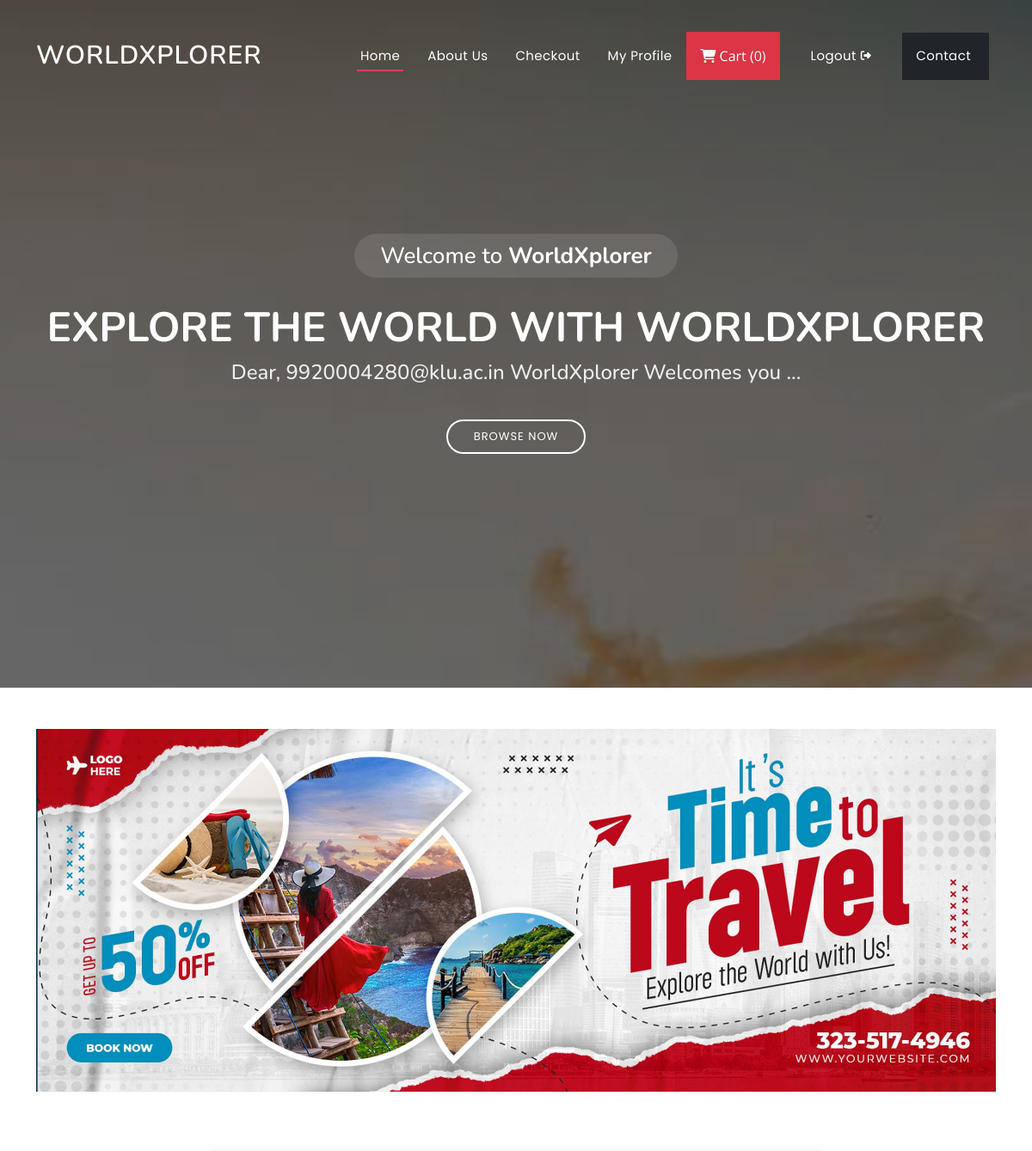
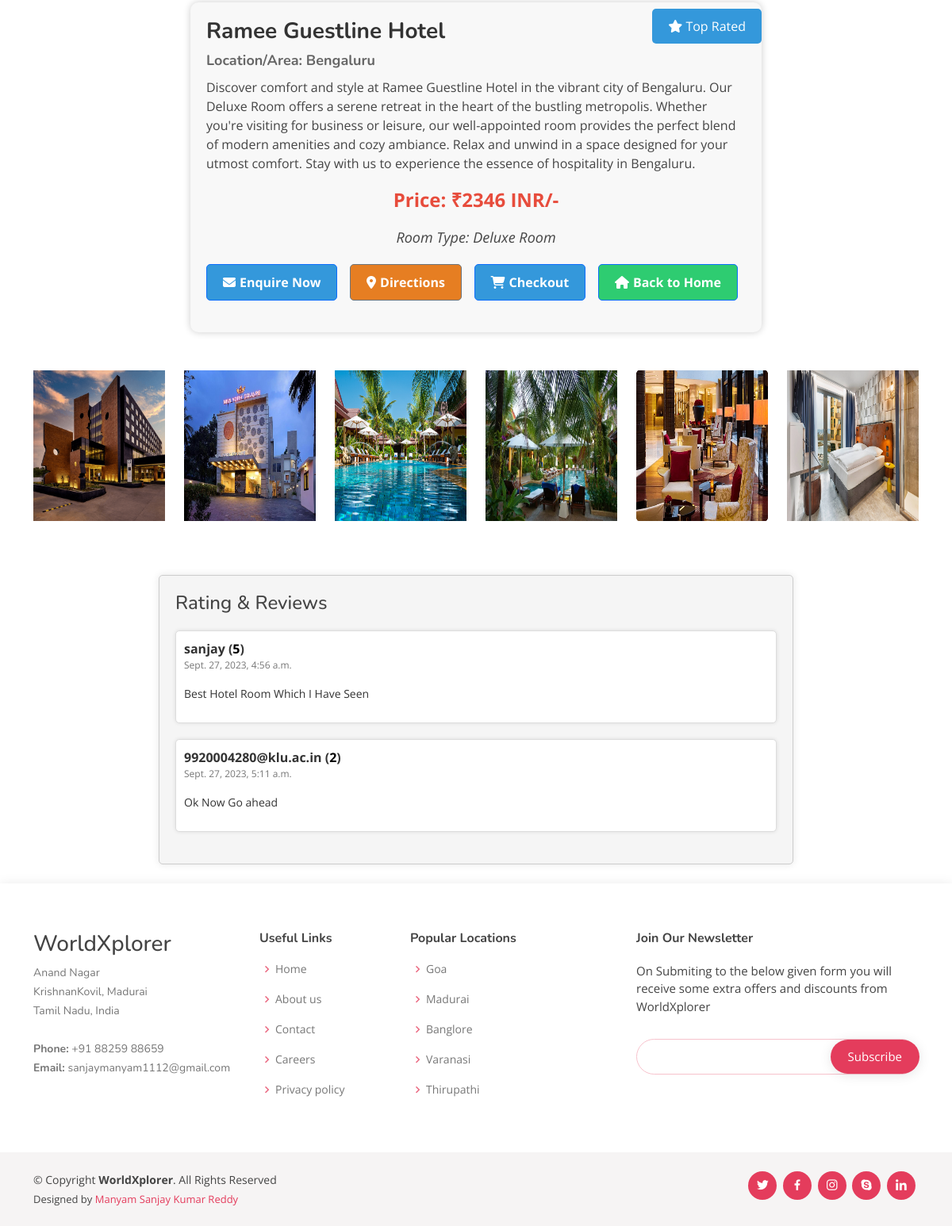
/room/4/ (signed in), run on the app's committed database (2 pictures, top to bottom).
### ecommerceapp/models.py (models this page shows, shortened)
class RoomType(models.Model):
    room_id = models.AutoField
    room_name = models.CharField(max_length=100)
    category = models.CharField(max_length=100, default="")
    subcategory = models.CharField(max_length=50, default="")
    price = models.IntegerField(default=0)
    desc = models.CharField(max_length=1000)
    image = models.ImageField(upload_to='images/images', default="")
    image1 = models.ImageField(upload_to='images/additional-images', default="")
    image2 = models.ImageField(upload_to='images/additional-images', default="")
    image3 = models.ImageField(upload_to='images/additional-images', default="")
    image4 = models.ImageField(upload_to='images/additional-images', default="")
    image5 = models.ImageField(upload_to='images/additional-images', default="")
    image6 = models.ImageField(upload_to='images/additional-images', default="")

class Rating(models.Model):
    room = models.ForeignKey(RoomType, on_delete=models.CASCADE)
    user = models.ForeignKey(User, on_delete=models.CASCADE)
    rating = models.IntegerField()
    comment = models.TextField(max_length=500)
    created_at = models.DateTimeField(auto_now_add=True)

### ecommerceapp/views.py (the view)
# urls.py: path('room/<int:room_id>/', views.room_detail, name='room_detail'),
@login_required
def room_detail(request, room_id):
    room = get_object_or_404(RoomType, id=room_id)
    user_rating = Rating.objects.filter(room=room, user=request.user).first()
    if request.method == 'POST':
        form = RatingForm(request.POST)
        if form.is_valid():
            rating = form.cleaned_data['rating']
            comment = form.cleaned_data['comment']
            if user_rating:
                user_rating.rating = rating
                user_rating.comment = comment
            else:
                user_rating = Rating.objects.create(
                    room=room,
                    user=request.user,
                    rating=rating,
                    comment=comment,
                )
            user_rating.save()
            return redirect('/')
    else:
        form = RatingForm()
    ratings = Rating.objects.filter(room=room).exclude(user=request.user)
    average_rating = Rating.objects.filter(room=room).aggregate(Avg('rating'))['rating__avg'] or 0
    if request.method == 'POST' and 'delete_rating' in request.POST:
        if user_rating:
            user_rating.delete()
            return redirect('room_detail', room_id=room_id)
    return render(request, 'room_detail.html', {'room': room, 'ratings': ratings, 'user_rating': user_rating, 'form': form, 'average_rating': average_rating})

### ecommerceapp/forms.py
class RatingForm(forms.Form):
    RATING_CHOICES = [(i, str(i)) for i in range(1, 6)]  # Dropdown choices from 1 to 5
    rating = forms.ChoiceField(choices=RATING_CHOICES, label='Rating', widget=forms.Select(attrs={'class': 'form-select'}))
    comment = forms.CharField(widget=forms.Textarea(attrs={'class': 'form-control', 'rows': 3}), required=False)

### templates/room_detail.html (shortened to what this page needs)
{% extends 'base.html' %}
{% block content %}
<section id="hero">
  <div class="hero-container">
    <h3>Welcome to <strong>WorldXplorer</strong></h3>
    <h1>Explore the world with WorldXplorer</h1>
    <h2>Dear, {{ user.username }} WorldXplorer Welcomes you ...</h2>
    <a href="" class="btn-get-started scrollto">Browse Now</a>
  </div>
</section>
{% endblock content %}
{% load static %}
{% block body %}
<div class="container mt-5">
    <div class="row">
        <div class="col-md-12">
            <div class="banner-image">
                <img src="{% static 'assets/img/banner.jpg' %}" alt="Room Image" class="img-fluid">
            </div>
        </div>
    </div>
     <br>
     <div class="container mt-5  ">
        <div class="row">
            <div class="col-md-8 offset-md-2">
                <div class="hotel-details">
                    <button id="openModalBtn" class="btn btn-primary position-absolute top-0 end-0 mr-2 mt-2 ">
                        <i class="fas fa-star"></i> Top Rated
                    </button>
                    <h2 class="hotel-name">{{ room.room_name }}</h2>
                    <h4 class="location">Location/Area: {{ room.category }}</h4>
                    <p class="description">{{ room.desc }}</p>
                    <div class="text-center">
                        <p class="price">Price: ₹{{ room.price }} INR/-</p>
                        <p class="room-type">Room Type: <span class="italic">{{ room.subcategory }}</span></p>
                    </div>
                    <div class="actions">
                        <div class="action-btns">
                            <a href="#" class="btn btn-primary enquire-btn">
                                <i class="fas fa-envelope"></i> Enquire Now
                            </a>
                            <a href="{{ room.directions_link }}" class="btn btn-secondary directions-btn">
                                <i class="fas fa-map-marker-alt"></i> Directions
                            </a>
                            <a href="/checkout" class="btn btn-primary checkout-btn">
                                <i class="fas fa-shopping-cart"></i> Checkout
                            </a>
                            <a href="/" class="btn btn-primary home-btn">
                                <i class="fas fa-home"></i> Back to Home
                            </a>
                        </div>
                    </div>
                </div>
            </div>
        </div>
    </div>
</div>
<div class="container mt-5">
    <div class="row">
        <div class="col-md-2">
            <div class="room-image">
                <img src="/media/{{ room.image1 }}" alt="Room Image 1" class="img-fluid">
            </div>
        </div>
        <div class="col-md-2">
            <div class="room-image">
                <img src="/media/{{ room.image2 }}" alt="Room Image 2" class="img-fluid">
            </div>
        </div>
        <div class="col-md-2">
            <div class="room-image">
                <img src="/media/{{ room.image3 }}" alt="Room Image 3" class="img-fluid">
            </div>
        </div>
        <div class="col-md-2">
            <div class="room-image">
                <img src="/media/{{ room.image4 }}" alt="Room Image 4" class="img-fluid">
            </div>
        </div>
        <div class="col-md-2">
            <div class="room-image">
                <img src="/media/{{ room.image5 }}" alt="Room Image 5" class="img-fluid">
            </div>
        </div>
        <div class="col-md-2">
            <div class="room-image">
                <img src="/media/{{ room.image6 }}" alt="Room Image 6" class="img-fluid">
            </div>
        </div>
    </div>
    <div class="container mt-5" style="max-width: 800px; margin: 0 auto; padding: 20px; background-color: #f5f5f5; border: 1px solid #ccc; box-shadow: 0px 0px 10px rgba(0, 0, 0, 0.1); border-radius: 5px;">
        <h3 style="font-size: 24px; margin-bottom: 20px;">Rating & Reviews</h3>
        <ul class="ratings-list" style="list-style: none; padding: 0;">
            {% for rating in ratings %}
            <li class="rating-item" style="margin-bottom: 20px; padding: 10px; background-color: #fff; border: 1px solid #ddd; border-radius: 5px; box-shadow: 0px 0px 5px rgba(0, 0, 0, 0.1);">
                <div class="user-rating">
                    <span class="username" style="font-weight: bold; font-size: 16px; color: #333;">{{ rating.user.username }} (<span style="font-weight: bold; font-size: 16px; color: black;">{{ rating.rating }}</span>)</span>
                    <p class="rating-date" style="font-size: 12px; color: #777;">{{ rating.created_at }}</p>
                </div>
                <p class="user-comment" style="margin-top: 10px; font-size: 14px; color: #333;">{{ rating.comment }}</p>
            </li>
            {% endfor %}
        </ul>
        {% if user.is_authenticated %}
        <div class="user-rating" style="margin-bottom: 20px; padding: 10px; background-color: #fff; border: 1px solid #ddd; border-radius: 5px; box-shadow: 0px 0px 5px rgba(0, 0, 0, 0.1);">
            {% if user_rating %}
            <span class="username" style="font-weight: bold; font-size: 16px; color: #333;">{{ user.username }} (<span style="font-weight: bold; font-size: 16px; color: black;">{{ user_rating.rating }}</span>)</span>
            <p class="rating-date" style="font-size: 12px; color: #777;">{{ user_rating.created_at }}</p>
            <p class="user-comment" style="margin-top: 10px; font-size: 14px; color: #333;">{{ user_rating.comment }}</p>
            {% else %}
            <form method="post">
                {% csrf_token %}
                {{ form.as_p }}
                <button type="submit" class="btn btn-primary" style="background-color: #007bff; color: #fff; border: none; padding: 10px 20px; font-size: 16px; border-radius: 5px; cursor: pointer;">Submit Rating</button>
            </form>
            {% endif %}
        </div>
        {% else %}
        <p style="font-size: 14px; color: #ff0000; margin-top: 10px;">You must be logged in to rate this room.</p>
        {% endif %}
    </div>
    <br>
</div>
{% endblock body %}

### templates/base.html (shortened to what this page needs)
{% load static %}
<!DOCTYPE html>
<html lang="en">
<head>
  <link href="{% static '/assets/vendor/bootstrap/css/bootstrap.min.css' %}" rel="stylesheet">
  <link href="{% static '/assets/vendor/bootstrap-icons/bootstrap-icons.css' %}" rel="stylesheet">
  <link href="{% static '/assets/vendor/boxicons/css/boxicons.min.css' %}" rel="stylesheet">
  <link href="{% static '/assets/vendor/glightbox/css/glightbox.min.css' %}" rel="stylesheet">
  <link href="{% static '/assets/vendor/remixicon/remixicon.css' %}" rel="stylesheet">
  <link href="{% static '/assets/vendor/swiper/swiper-bundle.min.css' %}" rel="stylesheet">
  <link rel="stylesheet" href="https://cdnjs.cloudflare.com/ajax/libs/font-awesome/6.2.1/css/all.min.css" />
  <link href="{% static '/assets/css/style.css' %}" rel="stylesheet">
</head>
<body>
  <header id="header" class="fixed-top ">
    <div class="container d-flex align-items-center justify-content-between">
      <h1 class="logo"><a href="/">WorldXplorer</a></h1>
      <nav id="navbar" class="navbar">
        <ul>
          <li><a class="nav-link scrollto active" href="/">Home</a></li>
          <li><a class="nav-link scrollto" href="/about">About Us</a></li>
          <li><a class="nav-link scrollto" href="/checkout">Checkout</a></li>
          <li><a class="nav-link scrollto" href="/auth/profile/">My Profile </a></li>
          <button type="button" class="nav-link scrollto bg-danger p-3 m-2 text-white" id="popcart" data-container="body" data-toggle="popover" data-placement="bottom" data-html="true" ><i class="fa-solid fa-cart-shopping"></i>  Cart (<span id="cart">0</span>)
          </button>
          {% if request.user.is_authenticated %}
          <li><a  class="nav-link scrollto" href="/auth/logout/">Logout
          </a></li>
          {% endif %}
          <li><a class="nav-link scrollto bg-dark p-3 m-2" href="/contact">Contact </a></li>
        </ul>
      </nav>
    </div>
  </header>
  <section id="hero">
    <div class="hero-container">
      {% block content %}
      {% endblock content %}
    </div>
  </section>
  <main id="main">
    {% block body %}
    {% endblock body %}
  </main>
  <footer id="footer">
    <div class="footer-top">
      <div class="container">
        <div class="row">
          <div class="col-lg-3 col-md-6 footer-contact">
            <h3>WorldXplorer</h3>
            <p>
              Anand Nagar<br>
              KrishnanKovil, Madurai<br>
              Tamil Nadu, India<br> <br>
              <strong>Phone:</strong> +91 88259 88659<br>
              <strong>Email:</strong> sanjaymanyam1112@gmail.com<br>
            </p>
          </div>
          <div class="col-lg-2 col-md-6 footer-links">
            <h4>Useful Links</h4>
            <ul>
              <li><i class="bx bx-chevron-right"></i> <a href="/">Home</a></li>
              <li><i class="bx bx-chevron-right"></i> <a href="/about">About us</a></li>
              <li><i class="bx bx-chevron-right"></i> <a href="/contact">Contact</a></li>
              <li><i class="bx bx-chevron-right"></i> <a href="https://totelligence.in/careers">Careers</a></li>
              <li><i class="bx bx-chevron-right"></i> <a href="https://totelligence.in/pricacy">Privacy policy</a></li>
            </ul>
          </div>
          <div class="col-lg-3 col-md-6 footer-links">
            <h4>Popular Locations</h4>
            <ul>
              <li><i class="bx bx-chevron-right"></i> <a href="#">Goa</a></li>
              <li><i class="bx bx-chevron-right"></i> <a href="#">Madurai</a></li>
              <li><i class="bx bx-chevron-right"></i> <a href="#">Banglore</a></li>
              <li><i class="bx bx-chevron-right"></i> <a href="#">Varanasi</a></li>
              <li><i class="bx bx-chevron-right"></i> <a href="#">Thirupathi</a></li>
            </ul>
          </div>
          <div class="col-lg-4 col-md-6 footer-newsletter">
            <h4>Join Our Newsletter</h4>
            <p>On Submiting to the below given form you will receive some extra offers and discounts from WorldXplorer</p>
            <form action="" method="post">
              <input type="email" name="email"><input type="submit" value="Subscribe">
            </form>
          </div>
        </div>
      </div>
    </div>
    <div class="container d-md-flex py-4">
      <div class="me-md-auto text-center text-md-start">
        <div class="copyright">
          &copy; Copyright <strong><span>WorldXplorer</span></strong>. All Rights Reserved
        </div>
        <div class="credits">
          Designed by <a href="#">Manyam Sanjay Kumar Reddy</a>
        </div>
      </div>
      <div class="social-links text-center text-md-right pt-3 pt-md-0">
        <a href="#" class="twitter"><i class="bx bxl-twitter"></i></a>
        <a href="#" class="facebook"><i class="bx bxl-facebook"></i></a>
        <a href="#" class="instagram"><i class="bx bxl-instagram"></i></a>
        <a href="#" class="google-plus"><i class="bx bxl-skype"></i></a>
        <a href="#" class="linkedin"><i class="bx bxl-linkedin"></i></a>
      </div>
    </div>
  </footer>
</body>
</html>

### templates/room_detail.html (style rules this page uses)
.room-image { position: relative; overflow: hidden; margin-bottom: 20px; }
.room-image img { width: 100%; height: 190px; }
.banner-image { position: relative; overflow: hidden; background-color: #333; height: 100%; width: 100%; }
.banner-image img { width: 100%; height: auto; display: block; margin: 0 auto; }
.hotel-details { padding: 20px; background-color: #f8f8f8; border-radius: 10px; box-shadow: 0 0 10px rgba(0, 0, 0, 0.2); position: relative; overflow: hidden; }
.hotel-name { font-size: 28px; color: #333; margin-bottom: 10px; font-weight: bold; }
.location { font-size: 18px; color: #666; margin-top: 0; font-weight: bold; }
.description { font-size: 16px; line-height: 1.5; color: #444; margin-top: 10px; }
.price { font-size: 24px; color: #e74c3c; margin-top: 10px; font-weight: bold; }
.room-type { font-size: 18px; font-style: italic; margin-top: 10px; }
.actions { margin-top: 20px; text-align: center; }
.action-btns { display: flex; flex-direction: row; align-items: center; justify-content: space-between; margin-bottom: 20px; }
.action-btns a { display: flex; align-items: center; text-decoration: none; padding: 10px 20px; border-radius: 5px; font-weight: bold; margin-right: 10px; transition: background-color 0.3s ease-in-out; }
.action-btns a i { margin-right: 5px; }
.checkout-btn { background-color: #3498db; color: #fff; }
.home-btn { background-color: #2ecc71; color: #fff; }
.enquire-btn, .directions-btn, .checkout-btn, .home-btn { padding: 10px 20px; border-radius: 5px; font-weight: bold; text-decoration: none; margin-right: 10px; transition: background-color 0.3s ease-in-out; }
.enquire-btn { background-color: #3498db; color: #fff; }
.directions-btn { background-color: #e67e22; color: #fff; }
#openModalBtn { background-color: #3498db; color: #fff; border: none; padding: 10px 20px; font-size: 16px; border-radius: 5px; cursor: pointer; transition: background-color 0.3s ease-in-out; margin-bottom: 20px; }

### data on the page
RoomType: room_name "Ramee Guestline Hotel", category "Bengaluru", desc "Discover comfort and style at Ramee Guestline Hotel in the vibrant city of Bengaluru. Our Deluxe Room offers a serene retreat in the heart of the bustling metropolis. Whether you're visiting for business or leisure, our well-appointed room provides the perfect blend of modern amenities and cozy ambiance. Relax and unwind in a space designed for your utmost comfort. Stay with us to experience the essence of hospitality in Bengaluru.", price "2346", subcategory "Deluxe Room", image1 (picture), image2 (picture), image3 (picture), image4 (picture), image5 (picture), image6 (picture)
Rating: user.username "sanjay", rating "5", created_at "Sept. 27, 2023, 4:56 a.m.", comment "Best Hotel Room Which I Have Seen"
Rating: rating "2", created_at "Sept. 27, 2023, 5:11 a.m.", comment "Ok Now Go ahead"

### other printed values
{{ user.username }} "9920004280@klu.ac.in"
